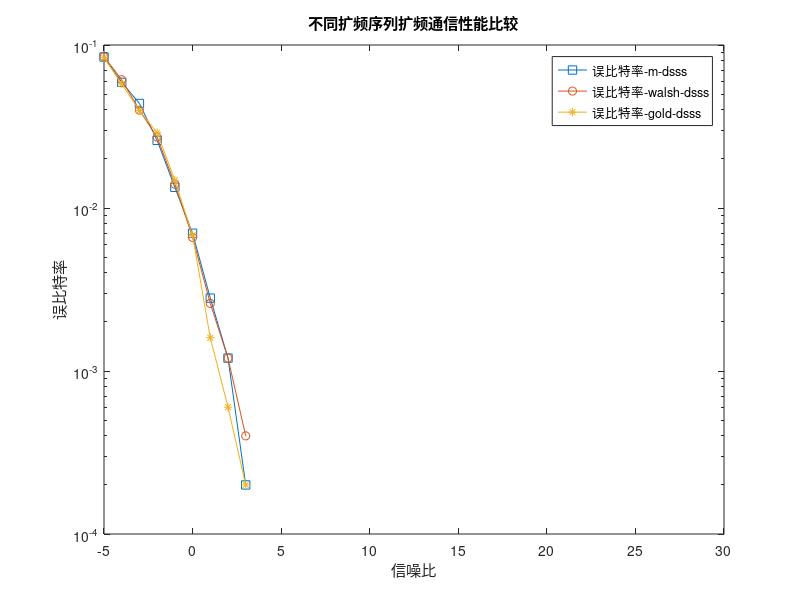

This figure's MATLAB source:
clear all

snr=importdata('snr.mat');
dsssm=importdata('bpsk1.mat');
dssswalsh=importdata('ber1.mat');
dsssgold=importdata('ber2.mat');

figure;
semilogy(snr,dsssm,'-s');
hold on
semilogy(snr,dssswalsh,'-o');
hold on
semilogy(snr,dsssgold,'-*');
legend('误比特率-m-dsss','误比特率-walsh-dsss','误比特率-gold-dsss')

% axis([-5 12 0 1]);
title('不同扩频序列扩频通信性能比较')
xlabel('信噪比');
ylabel('误比特率');